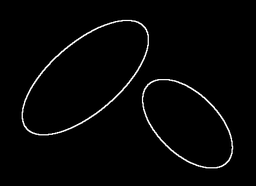
#> input picture 7-1.png, 256 x 186 px, shrunk from 449 x 327 before the run
$ python lab6.py 7-1.png   (Python 2 division)
#> lines starting #> are read from the running program, lines starting #| are printed output that depends on the picture; after the words box and inside, x2 and y2 are one past the last pixel; in counts of white or black regions, pixels touching at a corner belong together
### filters.py
#!/usr/bin/python

import numpy as np

class Filters:

    def __init__(self):
        self.w, self.h = 0,0

    def grayscale(self, pixels):
        h, w,_ = pixels.shape
        for x in xrange(h):
            for y in xrange(w):
                (R,G,B) = pixels[x,y]
                gray = (int(R)+int(G)+int(B))/3
                pixels[x,y] = np.array([gray, gray, gray])
        return pixels

    def polarize(self, pixels):
        h, w,_ = pixels.shape
        for x in xrange(h):
            for y in xrange(w):
                (R,G,B) = pixels[x,y]
                pixels[x,y] = np.array([ 255-R, 255-G, 255-B ])
        return pixels

    # [34 lines left out: functions brighten, tone, not called in this run]

    def threshold(self, pixels, t):
        h, w,_ = pixels.shape
        for x in xrange(h):
            for y in xrange(w):
                if pixels[x,y][0] > t:
                    pixels[x,y] = np.array([255,255,255])
                else:
                    pixels[x,y] = np.array([0,0,0])
        return pixels

    # [26 lines left out: function resize, not called in this run]
if __name__ == '__main__':
    fil = Filters()
    print 'Hi'

### imageManipulation.py
#!/usr/bin/python

import sys
import numpy as np
from PIL import Image, ImageDraw
from random import random
from math import floor, ceil, fabs, degrees, cos, sin, atan2, sqrt,radians
from filters import *
import os

WHITE = np.array([255,255,255])
BLACK = np.array([0,0,0])
GRAY28 = np.array([71,71,71])
RED = np.array([255,0,0])
GREEN = np.array([0,255,0])
BLUE = np.array([0,0,255])
ORANGE = np.array([255,165,0])
YELLOW = np.array([255,255,0])

class ImageManipulation:

    def __init__(self):
        self.w,self.h = 0,0
        self.originalImage = None

    # [26 lines left out: function resize, not called in this run]
    def addNoise(self, pixels, probab):
        # [15 lines left out: function addNoise, not called in this run]
    def removeNoise(self, pixels): #to be implemented
        # [9 lines left out: function removeNoise, not called in this run]
    def getMaskForGradient(self, m):
        if m == 'r': # Roberts Cross
            rx = np.array([[0,1],[-1,0]])
            ry = np.array([[1,0],[0,-1]])
            return rx,ry
        elif m == 's': # Sobel
            sx = np.array([[-1,0,1],[-2,0,2],[-1,0,1]])
            sy = np.array([[1,2,1],[0,0,0],[-1,-2,-1]])
            return sx,sy
        elif m == 'p': # Prewitt
            px = np.array([[-1,0,1],[-1,0,1],[-1,0,1]])
            py = np.array([[1,1,1],[0,0,0],[-1,-1,-1]])
            return px,py
        else:
            return False

    def getMaskForTemplateMatching(self, m):
        # [11 lines left out: function getMaskForTemplateMatching, not called in this run]
    def convolution(self, pixels, mask):
        maskH, maskW = mask.shape
        h,w,_ = pixels.shape
        newPixels = np.zeros(pixels.shape)
        halfM = maskH >> 1 # division by 2
        for x in xrange(h):
            for y in xrange(w):
                mSum = np.array([0.0, 0.0, 0.0])
                for i in xrange(maskH):
                    centerI = i - halfM
                    for j in xrange(maskW):
                        centerJ = j - halfM
                        try:
                            mSum += pixels[x+centerI,y+centerJ] * mask[i,j]
                        except IndexError: pass
                    newPixels[x,y] = mSum
                    #print pixels[x,y], mSum
        im = Image.fromarray(np.uint8(newPixels))
        im.save('convolution-output.png')
        return newPixels

    def getMagnitude(self, gradient1, gradient2):
        # [13 lines left out: function getMagnitude, not called in this run]
    def getPixelsInBorder(self, pixels):
        h,w,_ = pixels.shape
        pixelsBorder = list()
        for x in xrange(h):
            for y in xrange(w):
                if (pixels[x,y] == WHITE).all():
                    pixelsBorder.append((x,y))
        return pixelsBorder

    def normalize(self,gradient, toSave='normalization-result.png'):
        h,w,_ = gradient.shape
        biggest = np.amax(gradient)
        smallest = np.amin(gradient)
        lenght = ( (biggest+fabs(smallest) ) - ( smallest+fabs(smallest) ) )
        for x in range(h):
            for y in range(w):
                newVal = (gradient[x,y] - np.array([smallest, smallest, smallest]) ) / np.array([lenght,lenght,lenght]) * np.array([255,255,255])
                #print 'Pixel',x,',',y, 'had value', gradient[x,y], 'now has value', newVal
                gradient[x,y] = newVal
        imag = Image.fromarray(np.uint8(gradient))
        imag.save(toSave)
        return gradient

    def DFS(self, pixels, origin, visited, color):
        # [28 lines left out: function DFS, not called in this run]
    def detectBorder(self,pixels):

        h,w,_ = pixels.shape

        mask1,mask2 = self.getMaskForGradient('p')
        mask3,mask4 = self.getMaskForGradient('s')

        g1 = self.convolution(pixels, mask1)
        g2 = self.convolution(pixels, mask2)
        g3 = self.convolution(pixels, mask3)
        g4 = self.convolution(pixels, mask4)

        for x in xrange(h):
            for y in xrange(w):
                newVal = np.sqrt((g1[x,y]**2) + (g2[x,y]**2) + (g3[x,y]**2) + (g4[x,y]**2))
                pixels[x,y] = np.array([int(floor(sqrt(p))) for p in newVal])
        pixels = self.normalize(pixels)
        fil = Filters()
        fil.threshold(pixels, 128)
        pixelsInBorder = self.getPixelsInBorder(pixels)
        self.pixelsInBorder = pixelsInBorder
        print 'Number of pixels in border:', len(pixelsInBorder)

        return pixels

    def detectForms(self, pixels, ignorePercent = 2.0):
        # [34 lines left out: function detectForms, not called in this run]
    def getRandomColor(self):
        return np.random.randint(0, high=255, size=(1,3))

    def detectLines(self, pixels, gradX, gradY, discr=10):
        # [51 lines left out: function detectLines, not called in this run]
    def findMins(self, aList, compSens=15):
        # [10 lines left out: function findMins, not called in this run]
    def saveHistograms(self,xHist,yHist):
        # [10 lines left out: function saveHistograms, not called in this run]
    def detectHoles(self, pixels, holeColor):
        # [52 lines left out: function detectHoles, not called in this run]

if __name__ == '__main__':
    iM = ImageManipulation()
    fil = Filters()

    try:
        pathToImage = sys.argv[1]
    except IndexError:
        exit('Please specify a valid path to the file\n')

    im = Image.open(pathToImage).convert('RGB')
    iM.originalImage = im.copy()
    (iM.w,iM.h) = im.size
    print 'Image size: (w h)', iM.w,iM.h
    pixels = np.array(im)

    action = ''
    options = '\n What do you want to do?\n' + \
        '    g  : image to grayscale\n' + \
        '    p  : polarize an image\n' + \
        '    br : apply bright\n' + \
        '    to : apply a tone\n' + \
        '    th : apply a threshold\n' + \
        '    r  : resize image\n' + \
        '    n  : add noise\n' + \
        '    m  : apply a mask\n' + \
        '    db : detect borders\n' + \
        '    df : detect forms\n' + \
        '    dl : detect lines\n' + \
        '    dc : detect circles\n' + \
        '    dh : detect holes\n' + \
        '    s  : save to file\n' + \
        '    q  : quit the program\n'

    while action != 'q':
        action = raw_input(options)
        action = str(action)
        #os.system('cls' if os.name == 'nt' else 'clear')
        if action == 'g':
            pixels = fil.grayscale(pixels)
        elif action == 'p':
            pixels = fil.polarize(pixels)
        elif action == 'br':
            pixels = fil.brighten(pixels, beta=50)
        elif action == 'to':
            pixels = fil.tone(pixels)
        elif action == 'th':
            t = int( raw_input('Threshold value: ') )
            pixels = fil.threshold(pixels, t)
        elif action == 'r':
            newSize = str(raw_input('New size (e.g. width height): '))
            newSize = newSize.split(' ', 1)
            try:
                newW = int(newSize[0])
                newH = int(newSize[1])
                pixels = iM.resize(pixels, (newW,newH))
            except ValueError:
                print 'Please try again with the suggested format'
                action = 'noShow'
            except IndexError:
                print 'Please try again with the suggested format'
                action = 'noShow'
        elif action == 'n':
            noise = raw_input('From 0 to 1, how much noise?:')
            try:
                float(noise)
                pixels = iM.addNoise(pixels, 0.15)
            except ValueError:
                print 'Please enter a valid value'
                action = 'noShow'
        elif action == 'm':
            print 'Available masks:\n' + \
                ' r : Roberts\n' + \
                ' s : Sobel\n' + \
                ' p : Prewitt\n'
            desiredMask = str(raw_input()).strip('\n')
            try:
                mask1,mask2 = iM.getMaskForGradient(desiredMask)
                gradientX = iM.convolution(pixels, mask1) # mask in X
                gradientY = iM.convolution(pixels, mask2) # mask in y

                pixels = iM.getMagnitude(gradientX,gradientY)

                action = 'noShow'
            except TypeError as e:
                print 'Please specify only an option from the list\nError:', e
                action = 'noShow'
        elif action == 'db':
            pixels = iM.detectBorder(pixels)
        elif action == 'df':
            iM.detectForms(pixels, ignorePercent = 2.0)
        elif action == 'dl':
            mask1,mask2 = iM.getMaskForGradient('p')

            print 'Getting gradient X'; gradientX = iM.convolution(pixels, mask1) # mask in X
            print 'Getting gradient Y'; gradientY = iM.convolution(pixels, mask2) # mask in y

            lines,freq = iM.detectLines(pixels, gradientX, gradientY)
        elif action == 'dc':
            try:
                radio = int(raw_input('Radio: '))
            except ValueError:
                print 'Please enter a number'
                continue
            mask1,mask2 = iM.getMaskForGradient('p')
            print 'Getting gradient X'
            gradX = iM.convolution(pixels, mask1)
            print 'Getting gradient Y'
            gradY = iM.convolution(pixels, mask2)
            iM.detectCircles(pixels, gradX, gradY, radio)
        elif action == 'dh':
            pixels = iM.detectHoles(pixels, 0)
        elif action == 's':
            im.save('output.png')
            action = 'noShow'
        elif action == 'q':
            os.system('cls' if os.name == 'nt' else 'clear')
            exit()
        im = Image.fromarray(np.uint8(pixels))
        if action != 'noShow':
            im.show()

### lab6.py
#!/usr/bin/python

from PIL import Image
from math import floor
from filters import *
from imageManipulation import *
import numpy as np
import sys

BLACK = np.array([0,0,0])

def shrink(pixels):
    h,w,_ = pixels.shape
    newImg = np.zeros( (h, w, 3) )
    for x in xrange(h):
        for y in xrange(w):
            sigma = 0
            for dx in [-1,0,1]:
                for dy in [-1,0,1]:
                    try:
                        if (pixels[x+dx,y+dy] == BLACK).all():
                            sigma += 1
                    except: pass
                    if sigma < 8:
                        newImg[x,y] = np.array([255,255,255])
                    else:
                        newImg[x,y] = pixels[x,y]
    return newImg

def expand(pixels):
    h,w,_ = pixels.shape
    newImg = np.zeros( (h, w, 3) )
    for x in xrange(h):
        for y in xrange(w):
            sigma = 0
            for dx in [-1,0,1]:
                for dy in [-1,0,1]:
                    try:
                        if (pixels[x+dx,y+dy] == BLACK).all():
                            sigma += 1
                    except: pass
                    if sigma > 0:
                        newImg[x,y] = np.array([0,0,0])
                    else:
                        newImg[x,y] = pixels[x,y]
    return newImg

if __name__ == '__main__':

    try:
        pathToImage = sys.argv[1]
    except IndexError:
        pathToImage = 'testImage.png'
        print 'No image specified, using', pathToImage
    im = Image.open(pathToImage).convert('RGB')
#> im is the input picture: PIL image 256x186 RGB; min 0, max 255, mean 5.3
    originalImage = im.copy()
    (w,h) = im.size
#> w = 256; h = 186
    print 'Image size:', w,h
#| Image size: 256 186
    pixels = np.array(im)

    iM = ImageManipulation()
    fil = Filters()

    pixels = fil.grayscale(pixels)
#    pixels = fil.threshold(pixels,128)
    pixels = fil.polarize(pixels)
#> after the loop in polarize, `for x in xrange(h):`:
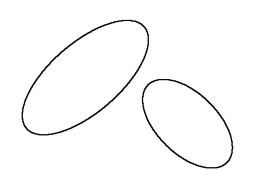
#> pixels: shape (186, 256, 3); min 0, max 255, mean 249.7
#    im = Image.fromarray(np.uint8(pixels))
#    im.show()

    pixels = iM.detectBorder(pixels)
#> after the loop in convolution, `for y in xrange(w):`:
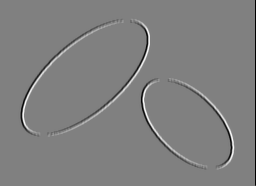
#> newPixels: shape (186, 256, 3) float64; min -765, max 756, mean -3; drawn with min black and max white
#> after the loop in convolution (call 2), `for y in xrange(w):`:
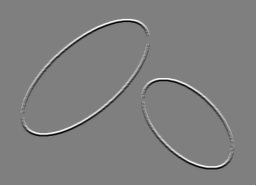
#> newPixels: shape (186, 256, 3) float64; min -764, max 765, mean 4.1; drawn with min black and max white
#> in convolution (call 4), `im.save('convolution-output.png')`:
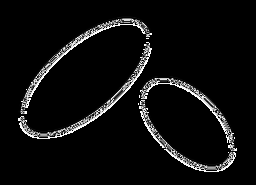
#> im: PIL image 256x186 RGB; min 0, max 255, mean 15.5
#> after the loop in detectBorder, `for y in xrange(w):`:
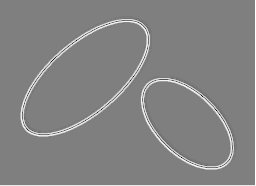
#> pixels: shape (186, 256, 3); min 2, max 36, mean 19.6; drawn with min black and max white
#> in normalize, `smallest = np.amin(gradient)`: biggest = 36
#> in normalize, `lenght = ( (biggest+fabs(smallest) ) - ( smallest+fabs(smallest) ) )`: smallest = 2
#> in normalize, `for x in range(h):`: lenght = 34
#> after the loop in threshold, `for x in xrange(h):`:
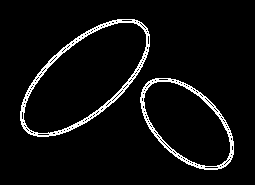
#> pixels: shape (186, 256, 3); 6.2% white in thin lines or dots
#> in detectBorder, `self.pixelsInBorder = pixelsInBorder`: pixelsInBorder = 2945 pairs, first value 0 to 185, second value 0 to 255
#> in detectBorder, `print 'Number of pixels in border:', len(pixelsInBorder)`: self.pixelsInBorder has the same summary as pixelsInBorder
#| Number of pixels in border: 2945
#    pixels = fil.polarize(pixels)

    if raw_input() == 'expand':
        pixels = shrink(pixels)
    else:
        pixels = expand(pixels)
#> after the loop in expand, `for x in xrange(h):`:
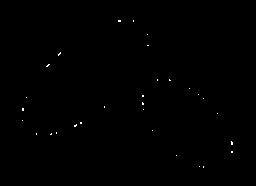
#> newImg: shape (186, 256, 3) float64; 0.18% white in thin lines or dots, all inside (x1, y1, x2, y2) = (22, 20, 233, 168)

    im = Image.fromarray(np.uint8(pixels))
    im.show()
